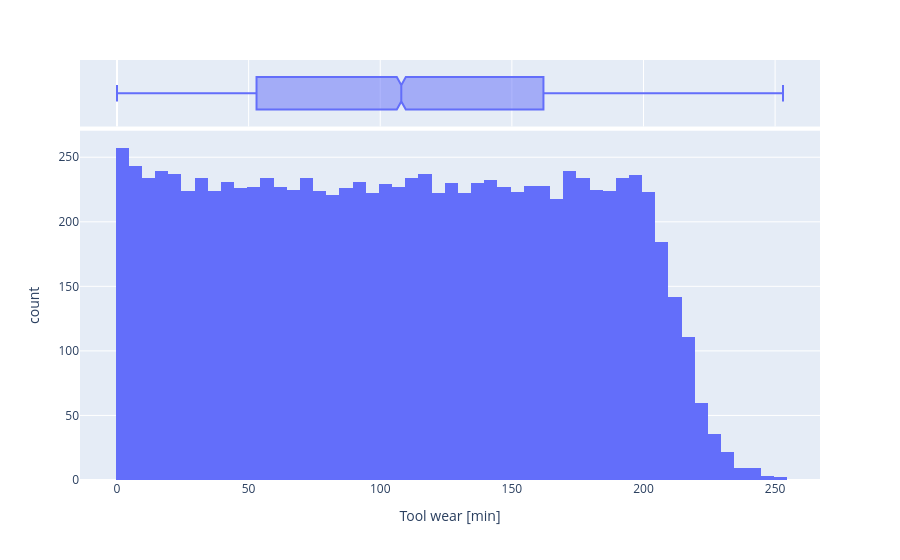

The notebook cell saved with this chart:
### Code cell
#Histogram of Tool wear [min] with marginal box
px.histogram(ai, x='Tool wear [min]',marginal='box')

### Figure 1 — Plotly figure (JSON) as saved in the notebook; plotly's stock layout.template omitted (floating-point values rounded to 4 significant figures; data arrays with more than 128 entries replaced by an {"elided": "..."} marker saying what was removed)
{"data": [{"alignmentgroup": "True", "bingroup": "x", "hovertemplate": "Tool wear [min]=%{x}<br>count=%{y}<extra></extra>", "legendgroup": "", "marker": {"color": "#636efa", "pattern": {"shape": ""}}, "name": "", "offsetgroup": "", "orientation": "v", "showlegend": false, "type": "histogram", "x": {"elided": "10000 int values"}, "xaxis": "x", "yaxis": "y"}, {"alignmentgroup": "True", "hovertemplate": "Tool wear [min]=%{x}<extra></extra>", "legendgroup": "", "marker": {"color": "#636efa"}, "name": "", "notched": true, "offsetgroup": "", "showlegend": false, "type": "box", "x": {"elided": "10000 int values"}, "xaxis": "x2", "yaxis": "y2"}], "layout": {"barmode": "relative", "legend": {"tracegroupgap": 0}, "margin": {"t": 60}, "xaxis": {"anchor": "y", "domain": [0, 1], "title": {"text": "Tool wear [min]"}}, "xaxis2": {"anchor": "y2", "domain": [0, 1], "matches": "x", "showgrid": true, "showticklabels": false}, "yaxis": {"anchor": "x", "domain": [0, 0.8316], "title": {"text": "count"}}, "yaxis2": {"anchor": "x2", "domain": [0.8416, 1], "matches": "y2", "showgrid": false, "showline": false, "showticklabels": false, "ticks": ""}}}
